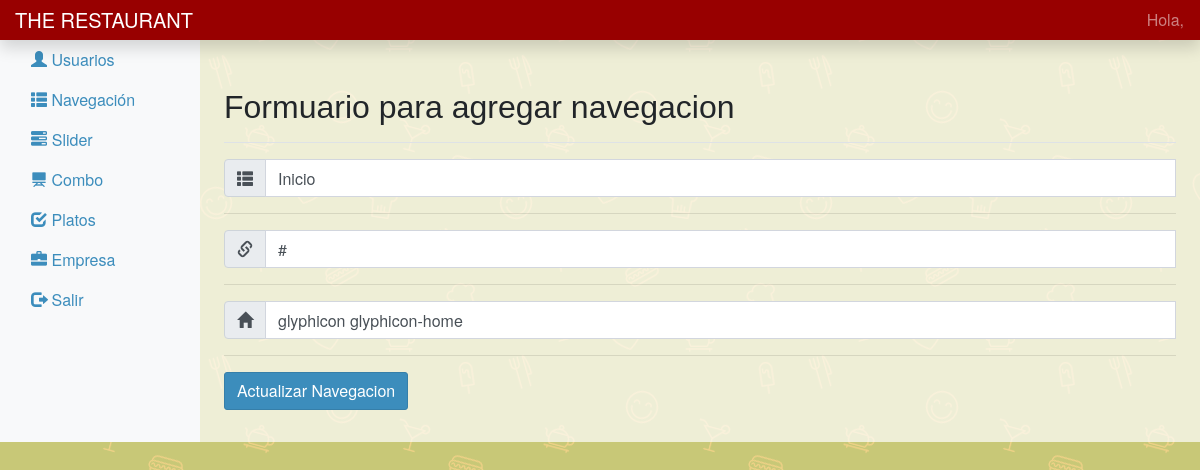
The app's page /admin/editNav.php?id=1, older data.
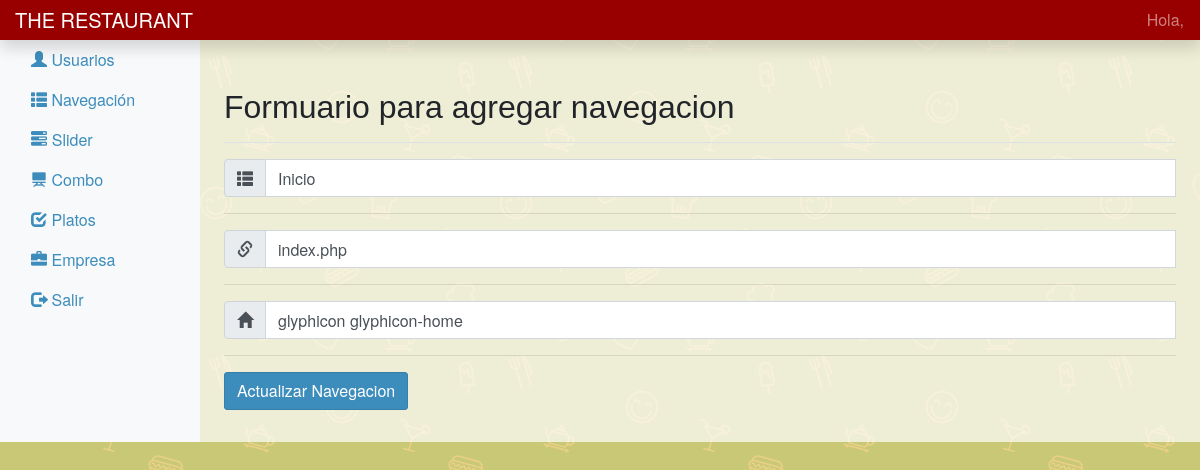
The same page, newer data.
### tables this page shows
CREATE TABLE `navegacion` (
  `id` int(10) UNSIGNED NOT NULL,
  `opcion` varchar(25) NOT NULL,
  `url` varchar(50) NOT NULL,
  `icono` varchar(50) NOT NULL,
  `fechaRegistro` timestamp NOT NULL DEFAULT current_timestamp() ON UPDATE current_timestamp()
);

### admin/editNav.php (the view, shortened to what this page needs)
<?php
  include("include/headerAdmin.php");
  $id = $_GET['id'];
  $nav = "SELECT * FROM navegacion WHERE id=$id";
  $resultNav = mysqli_query($conexion, $nav);
  while ($row = mysqli_fetch_array($resultNav)) {
    $opcion = $row['opcion'];
    $url = $row['url'];
    $icono = $row['icono'];
  }
?>
    <main role="main" class="col-md-9 ml-sm-auto col-lg-10 px-4 contenido">
      <div class="d-flex justify-content-between flex-wrap flex-md-nowrap align-items-center pt-3 pb-2 mb-3 border-bottom">
        <h1 class="h2">Formuario para agregar navegacion</h1>
           </div>
      <form name="formNav" action="modNav.php" method="post">
        <div class="input-group">
          <div class="input-group-prepend">
            <div class="input-group-text">
              <i class="glyphicon glyphicon-th-list"></i>
            </div>
          </div>
             <input type="text" name="opcion" class="form-control" value="<?php echo $opcion ?>">
        </div>
        <hr>
          <div class="input-group">
          <div class="input-group-prepend">
            <div class="input-group-text">
              <i class="glyphicon glyphicon-link"></i>
            </div>
          </div>
             <input type="text" name="url" class="form-control" value="<?php echo $url ?>">
        </div>
        <hr>
        <div class="input-group">
          <div class="input-group-prepend">
            <div class="input-group-text">
              <i class="<?php echo $icono ?>"></i>
            </div>
          </div>
             <input type="text" name="icono" class="form-control" value="<?php echo $icono ?>">
        </div>
        <hr>
        <input type="submit" name="enviar" value="Actualizar Navegacion" class="btn btn-primary">
      </form>
    </main>
  </div>
</div>
</body>
</html>

Row changes from the older to the newer data that the page shows:
changed navegacion "Inicio": url "#" → "index.php"
